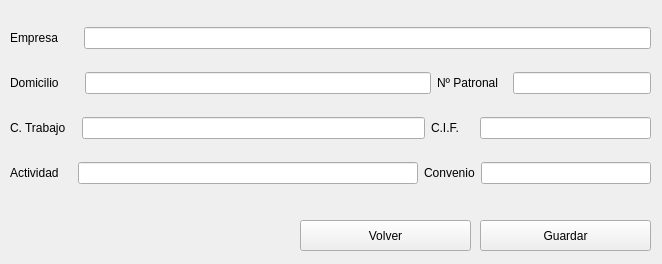
<?xml version="1.0" encoding="UTF-8"?>
<ui version="4.0">
 <class>DatosEmpresa</class>
 <widget class="QDialog" name="DatosEmpresa">
  <property name="geometry">
   <rect>
    <x>0</x>
    <y>0</y>
    <width>662</width>
    <height>264</height>
   </rect>
  </property>
  <property name="windowTitle">
   <string>Dialog</string>
  </property>
  <widget class="QWidget" name="layoutWidget">
   <property name="geometry">
    <rect>
     <x>10</x>
     <y>10</y>
     <width>641</width>
     <height>191</height>
    </rect>
   </property>
   <layout class="QVBoxLayout" name="verticalLayout">
    <item>
     <layout class="QHBoxLayout" name="horizontalLayout" stretch="1,10">
      <item>
       <widget class="QLabel" name="label">
        <property name="text">
         <string>Empresa      </string>
        </property>
       </widget>
      </item>
      <item>
       <widget class="QLineEdit" name="txtEmpresa">
        <property name="styleSheet">
         <string notr="true">color: blue</string>
        </property>
       </widget>
      </item>
     </layout>
    </item>
    <item>
     <layout class="QHBoxLayout" name="horizontalLayout_2" stretch="1,5,1,2">
      <item>
       <widget class="QLabel" name="label_2">
        <property name="text">
         <string>Domicilio    </string>
        </property>
       </widget>
      </item>
      <item>
       <widget class="QLineEdit" name="txtDomicilio">
        <property name="styleSheet">
         <string notr="true">color: blue</string>
        </property>
       </widget>
      </item>
      <item>
       <widget class="QLabel" name="label_3">
        <property name="text">
         <string>Nº Patronal</string>
        </property>
       </widget>
      </item>
      <item>
       <widget class="QLineEdit" name="txtNumeroPatronal">
        <property name="styleSheet">
         <string notr="true">color: blue</string>
        </property>
       </widget>
      </item>
     </layout>
    </item>
    <item>
     <layout class="QHBoxLayout" name="horizontalLayout_3" stretch="1,8,1,4">
      <item>
       <widget class="QLabel" name="label_4">
        <property name="text">
         <string>C. Trabajo   </string>
        </property>
       </widget>
      </item>
      <item>
       <widget class="QLineEdit" name="txtCentroTrabajo">
        <property name="styleSheet">
         <string notr="true">color: blue</string>
        </property>
        <property name="text">
         <string/>
        </property>
       </widget>
      </item>
      <item>
       <widget class="QLabel" name="label_5">
        <property name="text">
         <string>C.I.F.</string>
        </property>
       </widget>
      </item>
      <item>
       <widget class="QLineEdit" name="txtCif">
        <property name="styleSheet">
         <string notr="true">color: blue</string>
        </property>
       </widget>
      </item>
     </layout>
    </item>
    <item>
     <layout class="QHBoxLayout" name="horizontalLayout_4" stretch="1,8,1,4">
      <item>
       <widget class="QLabel" name="label_6">
        <property name="text">
         <string>Actividad    </string>
        </property>
       </widget>
      </item>
      <item>
       <widget class="QLineEdit" name="txtActividad">
        <property name="styleSheet">
         <string notr="true">color: blue</string>
        </property>
       </widget>
      </item>
      <item>
       <widget class="QLabel" name="label_7">
        <property name="text">
         <string>Convenio</string>
        </property>
       </widget>
      </item>
      <item>
       <widget class="QLineEdit" name="txtConvenio">
        <property name="styleSheet">
         <string notr="true">color: blue</string>
        </property>
       </widget>
      </item>
     </layout>
    </item>
   </layout>
  </widget>
  <widget class="QPushButton" name="btnCancelar">
   <property name="geometry">
    <rect>
     <x>300</x>
     <y>220</y>
     <width>171</width>
     <height>31</height>
    </rect>
   </property>
   <property name="text">
    <string>Volver</string>
   </property>
   <property name="icon">
    <iconset resource="imagenes/imagenes.qrc">
     <normaloff>:/atras.png</normaloff>:/atras.png</iconset>
   </property>
   <property name="autoDefault">
    <bool>false</bool>
   </property>
  </widget>
  <widget class="QPushButton" name="btnGuardar">
   <property name="geometry">
    <rect>
     <x>480</x>
     <y>220</y>
     <width>171</width>
     <height>31</height>
    </rect>
   </property>
   <property name="text">
    <string>Guardar</string>
   </property>
   <property name="icon">
    <iconset resource="imagenes/imagenes.qrc">
     <normaloff>:/save.jpeg</normaloff>:/save.jpeg</iconset>
   </property>
   <property name="autoDefault">
    <bool>false</bool>
   </property>
  </widget>
 </widget>
 <resources>
  <include location="imagenes/imagenes.qrc"/>
 </resources>
 <connections/>
</ui>
